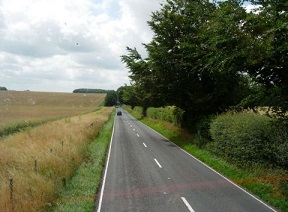
//> input picture OpenCV_Linux_Ubuntu/images/road.jpg, 288 x 212 px
$ ./contours   (built with g++ and OpenCV 4)
//> lines starting //> are read from the running program, lines starting //| are printed output that depends on the picture; after the words box and inside, x2 and y2 are one past the last pixel; in counts of white or black regions, pixels touching at a corner belong together
### OpenCV_Linux_Ubuntu/18_extract_line_contours/edge_detector.hpp
/**
 * @File    : edge_detector.hpp
 * @Brief   : Sobel and Canny 算子检测图像轮廓
 * @Author  : Wei Li
 * @Date    : 2021-07-31
*/

#ifndef SOBELEDGES
#define SOBELEDGES

#define PI 3.1415926

#include <opencv2/core/core.hpp>
#include <opencv2/imgproc/imgproc.hpp>

class EdgeDEtector
{
private:
    cv::Mat img;              // 原始图像
    cv::Mat soble;            // 16-bit signed int image
    int aperture;             // Aperture size of the Sobel kernel; Sobel 核的大小
    cv::Mat sobelMagnitude;   // Sobel magnitude 幅度
    cv::Mat sobelOrientation; // Sobel orientation 方向

public:
    // 无参默认构造函数
    EdgeDEtector() : aperture(3) {}

    // 类的 set 和 get 方法
    // [18 lines left out: functions setAperture, getAperture, getOrientation, getMagnitude, not called in this run]

    // 计算 Sobel
    void computeSobel(const cv::Mat &image)
    {
        cv::Mat sobelX;
        cv::Mat sobelY;
        cv::Sobel(image, sobelX, CV_32F, 1, 0, aperture);
        cv::Sobel(image, sobelY, CV_32F, 0, 1, aperture);
        // 计算 Sobel 算子的 幅度大小和梯度方向
        cv::cartToPolar(sobelX, sobelY, sobelMagnitude, sobelOrientation);
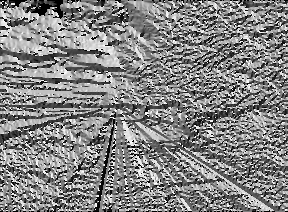
//> sobelOrientation: 212 rows x 288 cols, CV_32FC1; min 0, max 6.28, mean 3.26; drawn with min black and max white
    }

    // 函数重载
    // [6 lines left out: function computeSobel, not called in this run]

    // 设置阈值获取二值图像 Sobel 算子
    cv::Mat getBinaryMap(double threshold)
    {
        cv::Mat binary_img;
        cv::threshold(sobelMagnitude, binary_img, threshold, 255, cv::THRESH_BINARY_INV);
        return binary_img;
    }

    // 获取一个单通道的灰度图 Sobel 算子
    // [8 lines left out: function getSobelImage, not called in this run]

    // Get a CV_8U image of the Sobel orientation
    // 1 gray-level = 2 degrees
    cv::Mat getSobelOrientationImage()
    {
        cv::Mat bin;
        sobelOrientation.convertTo(bin, CV_8U, 90 / PI);
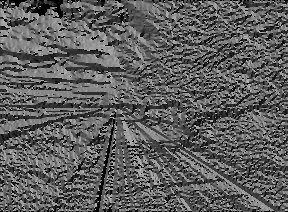
//> bin: 212 rows x 288 cols, CV_8UC1; min 0, max 180, mean 93.5
        return bin;
    }
};

#endif // SOBELEDGES

### OpenCV_Linux_Ubuntu/18_extract_line_contours/contours.cpp
/**
 * @File    : contours.cpp
 * @Brief   : 使用 Canny 算子检测图像轮廓
 *            使用霍夫变换检测图像中的线条
 *            将一条线拟合到一组点
 * @Author  : Wei Li
 * @Date    : 2021-07-31
*/

#include <iostream>
#include <vector>
#include <opencv2/imgproc.hpp>
#include <opencv2/highgui.hpp>

#include "line_finder.hpp"
#include "edge_detector.hpp"

#define PI 3.1415926

// ---------------------------------
int main(int argc, char **argv)
{
    cv::Mat image = cv::imread("./../images/road.jpg", 0);
    if (!image.data)
    {
        std::cerr << "--Error reading road image file." << std::endl;
        return 1;
    }
    cv::namedWindow("Original Image");
    cv::imshow("Original Image", image);

    // 计算 Sobel
    EdgeDEtector ed;
    ed.computeSobel(image);
    cv::namedWindow("Sobel (orientation)");
    cv::imshow("Sobel (orientation)", ed.getSobelOrientationImage());
    bool check_writed = cv::imwrite("ori.bmp", ed.getSobelOrientationImage());
    if (!check_writed)
    {
        std::cout << "--Error writing image file to disk unsuccessfully." << std::endl;
    }

    // Display the Sobel low threshold
    cv::namedWindow("Sobel (low threshold)");
    cv::imshow("Sobel (low threshold)", ed.getBinaryMap(125));
//> in getBinaryMap, `cv::threshold(sobelMagnitude, binary_img, threshold, 255, cv::THRESH_B..`: binary_img: 212 rows x 288 cols, CV_32FC1; 87.6% white; black in thin lines or dots

    // Display the Sobel high threshold
    cv::namedWindow("Sobel (high threshold)");
    cv::imshow("Sobel (high threshold)", ed.getBinaryMap(350));
//> call 2 of getBinaryMap, with threshold = 350
//> in getBinaryMap (call 2), `cv::threshold(sobelMagnitude, binary_img, threshold, 255, cv::THRESH_B..`:
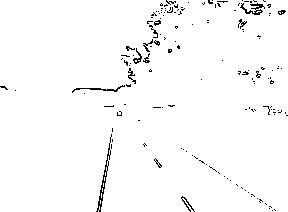
//> binary_img: 212 rows x 288 cols, CV_32FC1; 97.8% white; black in thin lines or dots

    // 使用 Canny 算子
    cv::Mat contours;
    cv::Canny(image, contours, 125, 350);
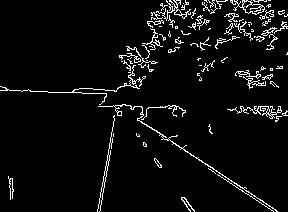
//> contours: 212 rows x 288 cols, CV_8UC1; 5.2% white in thin lines or dots
    cv::namedWindow("Canny Contours");
    // 注意，因为正常的结果是用非零像素表示轮廓的，
    // 所以这里在显示轮廓时做了反转处理
    cv::imshow("Canny Contours", 255 - contours);

    // 霍夫变换（ Hough transform）是一种常用于检测此类具体特征的经典算法
    // 该算法起初用于检测图像中的直线，后来经过扩展，也能检测其他简单的图像结构
    // Create a test image
    cv::Mat test(200, 200, CV_8U, cv::Scalar(0));
    cv::line(test, cv::Point(100, 0), cv::Point(200, 200), cv::Scalar(255));
//> test: 200 rows x 200 cols, CV_8UC1; 0.5% white in thin lines or dots, all inside (x1, y1, x2, y2) = (100, 0, 200, 199)
    cv::line(test, cv::Point(0, 50), cv::Point(200, 200), cv::Scalar(255));
    cv::line(test, cv::Point(0, 200), cv::Point(200, 0), cv::Scalar(255));
    cv::line(test, cv::Point(200, 0), cv::Point(0, 200), cv::Scalar(255));
    cv::line(test, cv::Point(100, 0), cv::Point(100, 200), cv::Scalar(255));
    cv::line(test, cv::Point(0, 100), cv::Point(200, 100), cv::Scalar(255));
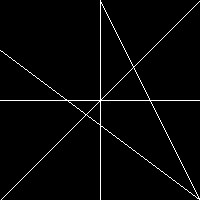
//> test: 200 rows x 200 cols, CV_8UC1; 2.5% white in thin lines or dots
    cv::namedWindow("Test Image");
    cv::imshow("Test Image", test);
    cv::imwrite("test.bmp", test);

    // Hough transform for line detection
    std::vector<cv::Vec2f> lines;
    cv::HoughLines(contours, lines, 1, PI / 180, 50);
//> lines = 42 lines (rho, theta), first 12: [25, 2.15], [21, 2.16], [17, 2.18], [135, 0.19], [28, 2.15], [104, 1.59], [30, 2.13], [90, 1.61], [137, 0.19], [101, 1.61], [106, 1.57], [99, 1.62]

    // 绘制 lines
    cv::Mat result(contours.rows, contours.cols, CV_8U, cv::Scalar(255));
    image.copyTo(result);
    std::cout << "Lines detected: " << lines.size() << std::endl;
//| Lines detected: 42

    std::vector<cv::Vec2f>::const_iterator it = lines.begin();
    while (it != lines.end())
    {
        float rho = (*it)[0];   // 第一个元素是距离 rho
        float theta = (*it)[1]; // 第二个元素是角度 theta

        if (theta < PI / 4. || theta > 3. * PI / 4.)
        { // 垂直线（大致）
            // 直线与第一行的交叉点
            cv::Point pt1(rho / cos(theta), 0);
            // 直线与最后一行的交叉点
            cv::Point pt2((rho - result.rows * sin(theta)) / cos(theta), result.rows);
            // draw a white line
            cv::line(result, pt1, pt2, cv::Scalar(255), 1);
        }
        else
        { // 水平线（大致）
            // 直线与第一列的交叉点
            cv::Point pt1(0, rho / sin(theta));
            // 直线与最后一列的交叉点
            cv::Point pt2(result.cols,
                          (rho - result.cols * cos(theta)) / sin(theta));
            // 画白色的线
            cv::line(image, pt1, pt2, cv::Scalar(255), 1);
        }

        std::cout << "line: (" << rho << "," << theta << ")\n";
        ++it;
    }
//> this loop made 42 passes
//> (rho, theta, pt1, pt2) on passes 1 to 12: (25, 2.15, Point(0, 29), Point(288, 216)), (21, 2.16, Point(0, 25), Point(288, 219)), (17, 2.18, Point(0, 20), Point(288, 222)), (135, 0.192, Point(137, 0), Point(96, 212)), (28, 2.15, Point(0, 33), Point(288, 220)), (104, 1.59, Point(0, 104), Point(288, 109)), (30, 2.13, Point(0, 35), Point(288, 215)), (90, 1.61, Point(0, 90), Point(288, 100)), (137, 0.192, Point(139, 0), Point(98, 212)), (101, 1.61, Point(0, 101), Point(288, 111)), (106, 1.57, Point(0, 106), Point(288, 106)), (99, 1.62, Point(0, 99), Point(288, 114))
//| line: (25,2.14675)
//| line: (21,2.16421)
//| line: (17,2.18166)
//| line: (135,0.191986)
//| line: (28,2.14675)
//| line: (104,1.58825)
//| line: (30,2.1293)
//| line: (90,1.6057)
//> (output is shown up to pass 8 of 42)
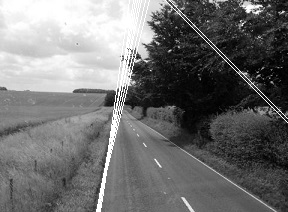
//> result: 212 rows x 288 cols, CV_8UC1; min 0, max 255, mean 113
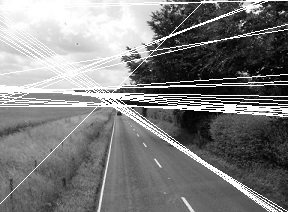
//> image: 212 rows x 288 cols, CV_8UC1; min 0, max 255, mean 126.6
    cv::namedWindow("Lines with Hough");
    cv::imshow("Lines with Hough", result);

    // 实例化对象
//> (the run ends here: the program needs code that is not available in this run, at `LineFinder ld;`)

$ run again, with OpenCV_Linux_Ubuntu/images/baboon01.jpg copied over OpenCV_Linux_Ubuntu/images/road.jpg
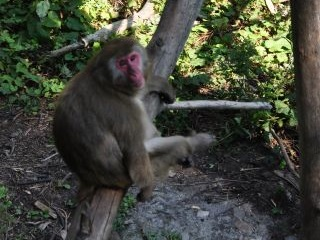
//> input picture OpenCV_Linux_Ubuntu/images/baboon01.jpg, 320 x 240 px
//> in getBinaryMap, `cv::threshold(sobelMagnitude, binary_img, threshold, 255, cv::THRESH_B..`:
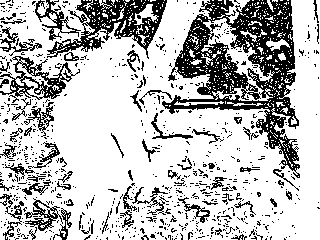
//> binary_img: 240 rows x 320 cols, CV_32FC1; 73.5% white; black in thin lines or dots
//> binary_img: 240 rows x 320 cols, CV_32FC1; 95.2% white; black in thin lines or dots
//> contours: 240 rows x 320 cols, CV_8UC1; 11.9% white in thin lines or dots
//> lines = 1897 lines (rho, theta), first 12: [93, 1.61], [93, 0.79], [45, 1.43], [-100, 2.36], [48, 1.47], [192, 0.79], [52, 1.41], [-40, 2.08], [-244, 2.91], [48, 1.41], [31, 1.59], [2, 1.61]
//| Lines detected: 1897
//> the loop `while (it != lines.end())` made 1897 passes
//> (rho, theta, pt1, pt2) on passes 1 to 8: (93, 1.61, Point(0, 93), Point(320, 104)), (93, 0.785, Point(0, 131), Point(320, -188)), (45, 1.43, Point(0, 45), Point(320, 0)), (-100, 2.36, Point(141, 0), Point(381, 240)), (48, 1.47, Point(0, 48), Point(320, 14)), (192, 0.785, Point(0, 271), Point(320, -48)), (52, 1.41, Point(0, 52), Point(320, 1)), (-40, 2.08, Point(0, -45), Point(320, 131))
//> (printed output is left out)
//> after the loop `while (it != lines.end())`:
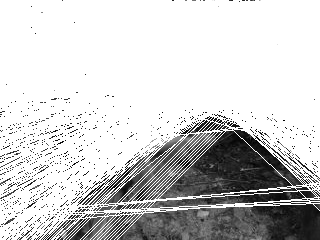
//> image: 240 rows x 320 cols, CV_8UC1; min 0, max 255, mean 204.9

$ run again, with OpenCV_Linux_Ubuntu/images/baboon02.jpg copied over OpenCV_Linux_Ubuntu/images/road.jpg
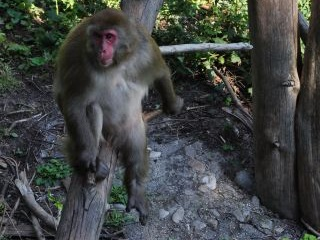
//> input picture OpenCV_Linux_Ubuntu/images/baboon02.jpg, 320 x 240 px
//> in getBinaryMap, `cv::threshold(sobelMagnitude, binary_img, threshold, 255, cv::THRESH_B..`:
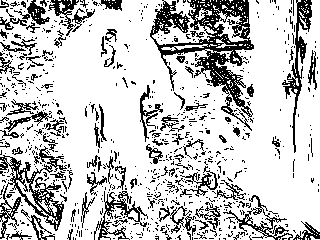
//> binary_img: 240 rows x 320 cols, CV_32FC1; 77.5% white; black in thin lines or dots
//> binary_img: 240 rows x 320 cols, CV_32FC1; 97.6% white; black in thin lines or dots
//> contours: 240 rows x 320 cols, CV_8UC1; 10.5% white in thin lines or dots
//> lines = 853 lines (rho, theta), first 12: [-35, 2.36], [168, 0.79], [165, 0.79], [183, 1.73], [185, 0.79], [151, 1.83], [152, 1.82], [-151, 2.6], [163, 0.79], [211, 1.62], [170, 0.79], [1, 1.61]
//| Lines detected: 853
//> the loop `while (it != lines.end())` made 853 passes
//> (rho, theta, pt1, pt2) on passes 1 to 8: (-35, 2.36, Point(49, 0), Point(289, 240)), (168, 0.785, Point(0, 237), Point(320, -82)), (165, 0.785, Point(0, 233), Point(320, -86)), (183, 1.73, Point(0, 185), Point(320, 235)), (185, 0.785, Point(0, 261), Point(320, -58)), (151, 1.83, Point(0, 156), Point(320, 242)), (152, 1.82, Point(0, 156), Point(320, 236)), (-151, 2.6, Point(176, 0), Point(320, 240))
//> (printed output is left out)
//> after the loop `while (it != lines.end())`:
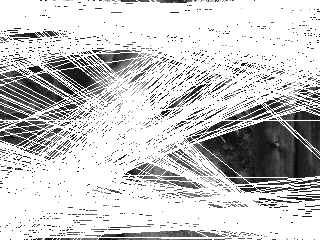
//> image: 240 rows x 320 cols, CV_8UC1; min 0, max 255, mean 202.2
